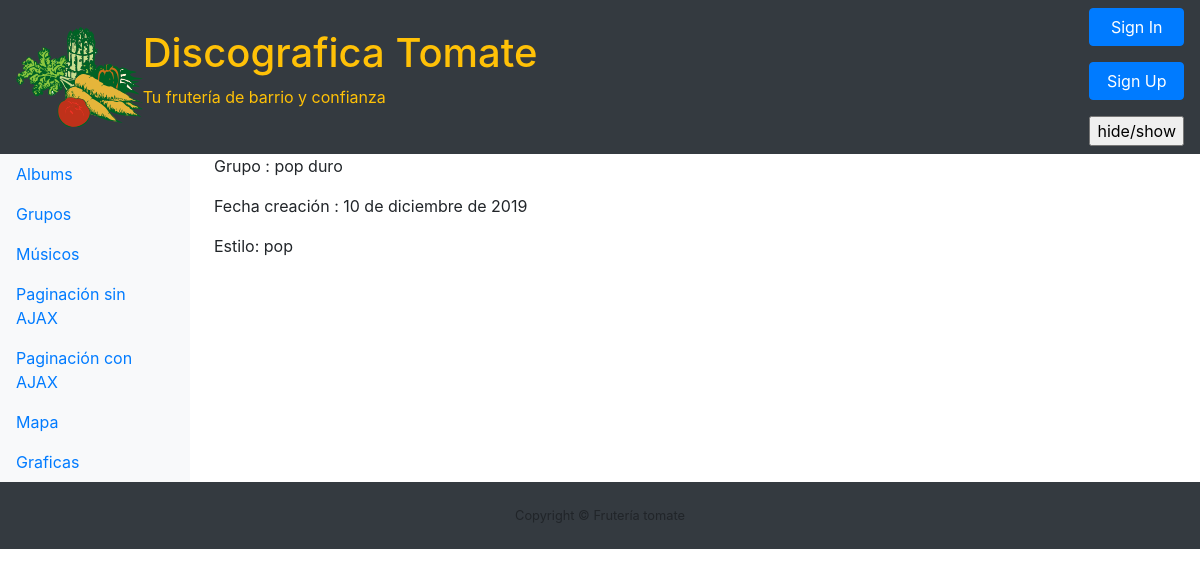
Screenshot of /grupo/pop duro/ with the database file from the repository.
### Discografica/models.py (models this page shows, shortened)
class Grupo(models.Model):
    nombre = models.CharField(max_length=200, primary_key=True)
    fechaCreacion = models.DateField()
    estilo = models.CharField(max_length=200)

### Discografica/views.py (the view)
# urls.py: path('grupo/<pk>/', views.grupo_detail, name='grupo_detail'),
def grupo_detail(request, pk):
    grupo = get_object_or_404(Grupo, pk=pk)
    return render(request, 'grupo_detail.html', {'grupo': grupo})

### templates/grupo_detail.html
{% extends 'index.html' %}
{% block main %}
    <div class="grupo">
        <p>Grupo : {{ grupo.nombre }}</p>
        <p>Fecha creación : {{ grupo.fechaCreacion }}</p>
        <p>Estilo: {{ grupo.estilo}}</p>
    </div>
{% endblock %}

### rows the page displays
Grupo: nombre "pop duro", fechaCreacion "10 de diciembre de 2019", estilo "pop"
